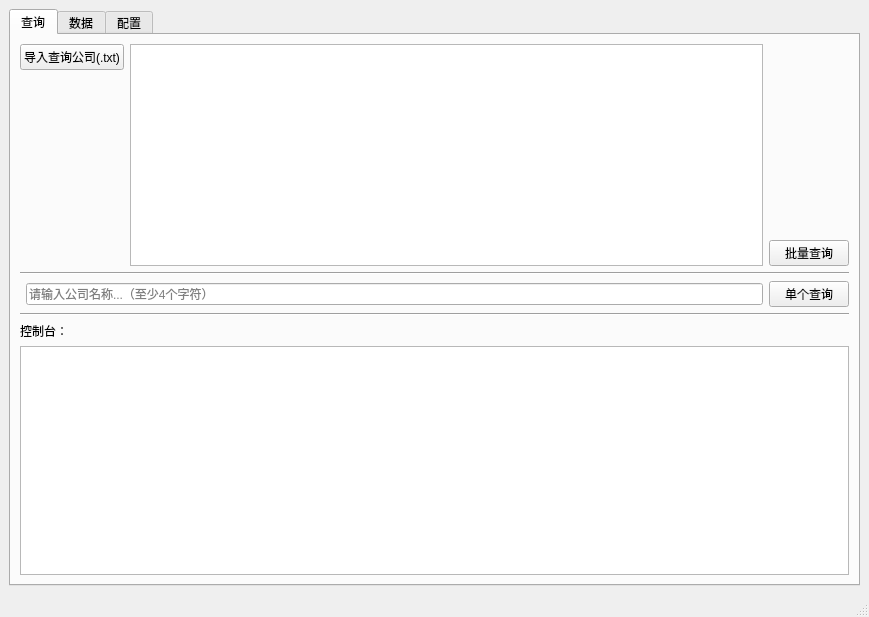
<?xml version="1.0" encoding="UTF-8"?>
<ui version="4.0">
 <class>MainWindow</class>
 <widget class="QMainWindow" name="MainWindow">
  <property name="geometry">
   <rect>
    <x>0</x>
    <y>0</y>
    <width>869</width>
    <height>617</height>
   </rect>
  </property>
  <property name="windowTitle">
   <string>MainWindow</string>
  </property>
  <widget class="QWidget" name="centralwidget">
   <layout class="QVBoxLayout" name="verticalLayout">
    <item>
     <widget class="QTabWidget" name="tabWidget">
      <property name="currentIndex">
       <number>0</number>
      </property>
      <widget class="QWidget" name="tab">
       <attribute name="title">
        <string>查询</string>
       </attribute>
       <layout class="QVBoxLayout" name="verticalLayout_11">
        <item>
         <layout class="QVBoxLayout" name="verticalLayout_9">
          <item>
           <layout class="QHBoxLayout" name="horizontalLayout_9">
            <item>
             <layout class="QGridLayout" name="gridLayout">
              <item row="0" column="0">
               <widget class="QPushButton" name="button_input_com">
                <property name="text">
                 <string>导入查询公司(.txt)</string>
                </property>
               </widget>
              </item>
              <item row="0" column="1" rowspan="2">
               <widget class="QTextBrowser" name="browser_com">
                <property name="tabStopWidth">
                 <number>60</number>
                </property>
               </widget>
              </item>
              <item row="1" column="0">
               <spacer name="verticalSpacer_2">
                <property name="orientation">
                 <enum>Qt::Vertical</enum>
                </property>
                <property name="sizeHint" stdset="0">
                 <size>
                  <width>20</width>
                  <height>40</height>
                 </size>
                </property>
               </spacer>
              </item>
             </layout>
            </item>
            <item>
             <layout class="QVBoxLayout" name="verticalLayout_8">
              <item>
               <spacer name="verticalSpacer_3">
                <property name="orientation">
                 <enum>Qt::Vertical</enum>
                </property>
                <property name="sizeHint" stdset="0">
                 <size>
                  <width>20</width>
                  <height>40</height>
                 </size>
                </property>
               </spacer>
              </item>
              <item>
               <widget class="QPushButton" name="button_more_search">
                <property name="text">
                 <string>批量查询</string>
                </property>
               </widget>
              </item>
             </layout>
            </item>
           </layout>
          </item>
          <item>
           <widget class="Line" name="line_one_com">
            <property name="orientation">
             <enum>Qt::Horizontal</enum>
            </property>
           </widget>
          </item>
          <item>
           <layout class="QHBoxLayout" name="horizontalLayout_8">
            <item>
             <widget class="Line" name="line_9">
              <property name="orientation">
               <enum>Qt::Horizontal</enum>
              </property>
             </widget>
            </item>
            <item>
             <widget class="QLineEdit" name="line_com">
              <property name="placeholderText">
               <string>请输入公司名称...（至少4个字符）</string>
              </property>
             </widget>
            </item>
            <item>
             <widget class="QPushButton" name="button_one_search">
              <property name="text">
               <string>单个查询</string>
              </property>
             </widget>
            </item>
           </layout>
          </item>
         </layout>
        </item>
        <item>
         <layout class="QVBoxLayout" name="verticalLayout_10">
          <item>
           <widget class="Line" name="line_11">
            <property name="orientation">
             <enum>Qt::Horizontal</enum>
            </property>
           </widget>
          </item>
          <item>
           <widget class="QLabel" name="label_8">
            <property name="text">
             <string>控制台：</string>
            </property>
           </widget>
          </item>
          <item>
           <widget class="QTextBrowser" name="textBrowser"/>
          </item>
         </layout>
        </item>
       </layout>
      </widget>
      <widget class="QWidget" name="tab_7">
       <attribute name="title">
        <string>数据</string>
       </attribute>
       <layout class="QVBoxLayout" name="verticalLayout_7">
        <item>
         <widget class="QTableWidget" name="table">
          <column>
           <property name="text">
            <string>序号</string>
           </property>
          </column>
          <column>
           <property name="text">
            <string>企业名称</string>
           </property>
          </column>
          <column>
           <property name="text">
            <string>社会统一信用代码</string>
           </property>
          </column>
          <column>
           <property name="text">
            <string>法定代表人</string>
           </property>
          </column>
          <column>
           <property name="text">
            <string>登记状态</string>
           </property>
          </column>
          <column>
           <property name="text">
            <string>成立日期</string>
           </property>
          </column>
          <column>
           <property name="text">
            <string>注册资本</string>
           </property>
          </column>
          <column>
           <property name="text">
            <string>实缴资本</string>
           </property>
          </column>
          <column>
           <property name="text">
            <string>核准日期</string>
           </property>
          </column>
          <column>
           <property name="text">
            <string>组织机构代码</string>
           </property>
          </column>
          <column>
           <property name="text">
            <string>工商注册号</string>
           </property>
          </column>
          <column>
           <property name="text">
            <string>纳税人识别号</string>
           </property>
          </column>
          <column>
           <property name="text">
            <string>企业类型</string>
           </property>
          </column>
          <column>
           <property name="text">
            <string>营业期限</string>
           </property>
          </column>
          <column>
           <property name="text">
            <string>纳税人资质</string>
           </property>
          </column>
          <column>
           <property name="text">
            <string>所属行业</string>
           </property>
          </column>
          <column>
           <property name="text">
            <string>所属地区</string>
           </property>
          </column>
          <column>
           <property name="text">
            <string>登记机关</string>
           </property>
          </column>
          <column>
           <property name="text">
            <string>人员规模</string>
           </property>
          </column>
          <column>
           <property name="text">
            <string>参保人数</string>
           </property>
          </column>
          <column>
           <property name="text">
            <string>曾用名</string>
           </property>
          </column>
          <column>
           <property name="text">
            <string>英文名</string>
           </property>
          </column>
          <column>
           <property name="text">
            <string>进出口企业代码</string>
           </property>
          </column>
          <column>
           <property name="text">
            <string>注册地址</string>
           </property>
          </column>
          <column>
           <property name="text">
            <string>经营范围</string>
           </property>
          </column>
         </widget>
        </item>
        <item>
         <layout class="QHBoxLayout" name="horizontalLayout_7">
          <item>
           <widget class="QPushButton" name="button_output_csv">
            <property name="text">
             <string>导出数据为csv</string>
            </property>
           </widget>
          </item>
          <item>
           <spacer name="horizontalSpacer_5">
            <property name="orientation">
             <enum>Qt::Horizontal</enum>
            </property>
            <property name="sizeType">
             <enum>QSizePolicy::Minimum</enum>
            </property>
            <property name="sizeHint" stdset="0">
             <size>
              <width>40</width>
              <height>20</height>
             </size>
            </property>
           </spacer>
          </item>
          <item>
           <widget class="QPushButton" name="button_output_excel">
            <property name="text">
             <string>导出数据为excel</string>
            </property>
           </widget>
          </item>
          <item>
           <spacer name="horizontalSpacer_6">
            <property name="orientation">
             <enum>Qt::Horizontal</enum>
            </property>
            <property name="sizeHint" stdset="0">
             <size>
              <width>40</width>
              <height>20</height>
             </size>
            </property>
           </spacer>
          </item>
         </layout>
        </item>
       </layout>
      </widget>
      <widget class="QWidget" name="tab_2">
       <attribute name="title">
        <string>配置</string>
       </attribute>
       <layout class="QVBoxLayout" name="verticalLayout_6">
        <item>
         <layout class="QHBoxLayout" name="horizontalLayout_5">
          <item>
           <layout class="QVBoxLayout" name="verticalLayout_2">
            <item>
             <widget class="QLabel" name="label">
              <property name="text">
               <string>企查查账号密码</string>
              </property>
             </widget>
            </item>
            <item>
             <widget class="Line" name="line">
              <property name="orientation">
               <enum>Qt::Horizontal</enum>
              </property>
             </widget>
            </item>
            <item>
             <layout class="QHBoxLayout" name="horizontalLayout_2">
              <item>
               <widget class="QLabel" name="label_2">
                <property name="text">
                 <string>账号：</string>
                </property>
               </widget>
              </item>
              <item>
               <widget class="QLineEdit" name="line_account"/>
              </item>
             </layout>
            </item>
            <item>
             <layout class="QHBoxLayout" name="horizontalLayout">
              <item>
               <widget class="QLabel" name="label_3">
                <property name="text">
                 <string>密码：</string>
                </property>
               </widget>
              </item>
              <item>
               <widget class="QLineEdit" name="line_pw"/>
              </item>
             </layout>
            </item>
           </layout>
          </item>
          <item>
           <spacer name="horizontalSpacer">
            <property name="orientation">
             <enum>Qt::Horizontal</enum>
            </property>
            <property name="sizeType">
             <enum>QSizePolicy::Minimum</enum>
            </property>
            <property name="sizeHint" stdset="0">
             <size>
              <width>13</width>
              <height>74</height>
             </size>
            </property>
           </spacer>
          </item>
          <item>
           <widget class="QPushButton" name="button_renew_user">
            <property name="text">
             <string>更新账号密码 -&gt;</string>
            </property>
           </widget>
          </item>
          <item>
           <spacer name="horizontalSpacer_2">
            <property name="orientation">
             <enum>Qt::Horizontal</enum>
            </property>
            <property name="sizeType">
             <enum>QSizePolicy::Expanding</enum>
            </property>
            <property name="sizeHint" stdset="0">
             <size>
              <width>13</width>
              <height>74</height>
             </size>
            </property>
           </spacer>
          </item>
          <item>
           <layout class="QVBoxLayout" name="verticalLayout_3">
            <item>
             <widget class="QLabel" name="label_7">
              <property name="text">
               <string>当前使用</string>
              </property>
             </widget>
            </item>
            <item>
             <widget class="Line" name="line_3">
              <property name="orientation">
               <enum>Qt::Horizontal</enum>
              </property>
             </widget>
            </item>
            <item>
             <widget class="QLabel" name="label_account">
              <property name="text">
               <string>账号：</string>
              </property>
             </widget>
            </item>
            <item>
             <widget class="QLabel" name="label_pw">
              <property name="text">
               <string>密码：</string>
              </property>
             </widget>
            </item>
           </layout>
          </item>
         </layout>
        </item>
        <item>
         <widget class="Line" name="line_5">
          <property name="orientation">
           <enum>Qt::Horizontal</enum>
          </property>
         </widget>
        </item>
        <item>
         <layout class="QHBoxLayout" name="horizontalLayout_6">
          <item>
           <layout class="QVBoxLayout" name="verticalLayout_5">
            <item>
             <spacer name="verticalSpacer">
              <property name="orientation">
               <enum>Qt::Vertical</enum>
              </property>
              <property name="sizeHint" stdset="0">
               <size>
                <width>17</width>
                <height>28</height>
               </size>
              </property>
             </spacer>
            </item>
            <item>
             <widget class="QLabel" name="label_10">
              <property name="text">
               <string>代理：</string>
              </property>
             </widget>
            </item>
            <item>
             <widget class="QPlainTextEdit" name="plain_agent">
              <property name="placeholderText">
               <string>请在此处输入代理...</string>
              </property>
             </widget>
            </item>
            <item>
             <widget class="QLabel" name="label_11">
              <property name="text">
               <string>cookie：</string>
              </property>
             </widget>
            </item>
            <item>
             <widget class="QPlainTextEdit" name="plain_cookie">
              <property name="placeholderText">
               <string>请在此处输入cookie...</string>
              </property>
             </widget>
            </item>
           </layout>
          </item>
          <item>
           <spacer name="horizontalSpacer_4">
            <property name="orientation">
             <enum>Qt::Horizontal</enum>
            </property>
            <property name="sizeType">
             <enum>QSizePolicy::Minimum</enum>
            </property>
            <property name="sizeHint" stdset="0">
             <size>
              <width>40</width>
              <height>20</height>
             </size>
            </property>
           </spacer>
          </item>
          <item>
           <widget class="QPushButton" name="button_renew_setting">
            <property name="text">
             <string>更新代理与cookie -&gt;</string>
            </property>
           </widget>
          </item>
          <item>
           <spacer name="horizontalSpacer_3">
            <property name="orientation">
             <enum>Qt::Horizontal</enum>
            </property>
            <property name="sizeType">
             <enum>QSizePolicy::Minimum</enum>
            </property>
            <property name="sizeHint" stdset="0">
             <size>
              <width>40</width>
              <height>20</height>
             </size>
            </property>
           </spacer>
          </item>
          <item>
           <layout class="QVBoxLayout" name="verticalLayout_4">
            <item>
             <widget class="QLabel" name="label_12">
              <property name="text">
               <string>当前使用</string>
              </property>
             </widget>
            </item>
            <item>
             <widget class="Line" name="line_4">
              <property name="orientation">
               <enum>Qt::Horizontal</enum>
              </property>
             </widget>
            </item>
            <item>
             <widget class="QTextBrowser" name="browser"/>
            </item>
           </layout>
          </item>
         </layout>
        </item>
       </layout>
      </widget>
     </widget>
    </item>
   </layout>
  </widget>
  <widget class="QMenuBar" name="menubar">
   <property name="geometry">
    <rect>
     <x>0</x>
     <y>0</y>
     <width>869</width>
     <height>22</height>
    </rect>
   </property>
  </widget>
  <widget class="QStatusBar" name="statusbar"/>
 </widget>
 <resources/>
 <connections/>
</ui>
